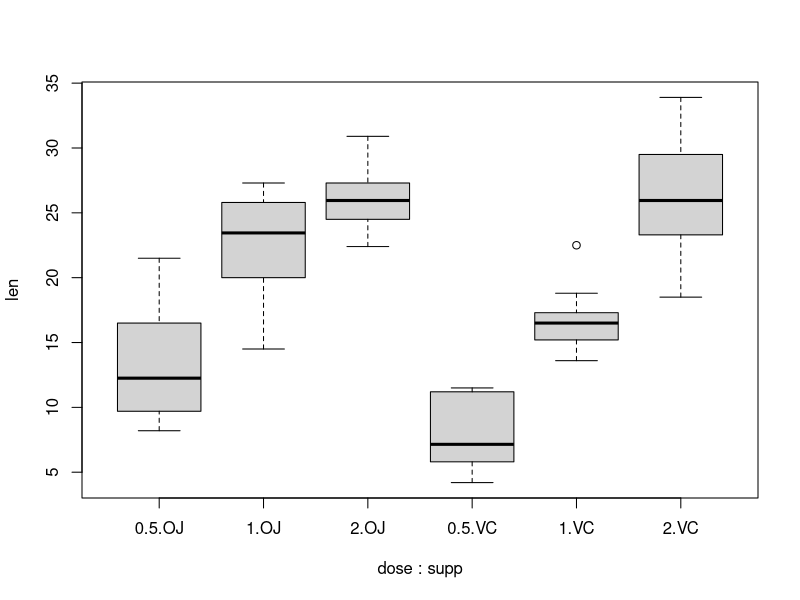

This figure's R source:
## ---- chunk 1
library(datasets)
tg <- ToothGrowth
## ---- chunk 2
dim(tg) #dimensions of data
head(tg) #examine the first bit of data
apply(tg, 2, class) #classes of the fields
## ---- chunk 3
summary(as.numeric(tg$len))
table(tg$supp)
table(tg$dose)
boxplot(len ~ dose*supp, data=tg)
## ---- chunk 4
t.test(tg$len~tg$supp)[c("p.value", "estimate")] #test difference between supp="VC" and supp="OJ"
t.test(subset(tg$len, tg$dose==1), subset(tg$len, tg$dose==0.5), alternative="greater")[c("p.value", "estimate")] #test difference between dose 0.5 and 1
t.test(subset(tg$len, tg$dose==2), subset(tg$len, tg$dose==1), alternative="greater")[c("p.value", "estimate")] #test difference between dose 1 and 2
